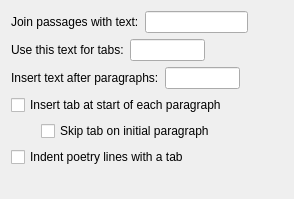
<?xml version="1.0" encoding="UTF-8"?>
<ui version="4.0">
 <class>LaTeXPlanConfigPanel</class>
 <widget class="QWidget" name="LaTeXPlanConfigPanel">
  <property name="geometry">
   <rect>
    <x>0</x>
    <y>0</y>
    <width>294</width>
    <height>199</height>
   </rect>
  </property>
  <property name="windowTitle">
   <string>Form</string>
  </property>
  <layout class="QVBoxLayout" name="verticalLayout">
   <item>
    <layout class="QHBoxLayout" name="horizontalLayout">
     <item>
      <widget class="QLabel" name="joinPassageTextLabel">
       <property name="text">
        <string>Join passages with text:</string>
       </property>
      </widget>
     </item>
     <item>
      <widget class="QLineEdit" name="joinPassageLineEdit"/>
     </item>
     <item>
      <spacer name="horizontalSpacer">
       <property name="orientation">
        <enum>Qt::Horizontal</enum>
       </property>
       <property name="sizeHint" stdset="0">
        <size>
         <width>40</width>
         <height>20</height>
        </size>
       </property>
      </spacer>
     </item>
    </layout>
   </item>
   <item>
    <layout class="QHBoxLayout" name="horizontalLayout_2">
     <item>
      <widget class="QLabel" name="tabTextLabel">
       <property name="text">
        <string>Use this text for tabs:</string>
       </property>
      </widget>
     </item>
     <item>
      <widget class="QLineEdit" name="tabTextLineEdit">
       <property name="maximumSize">
        <size>
         <width>75</width>
         <height>16777215</height>
        </size>
       </property>
      </widget>
     </item>
     <item>
      <spacer name="horizontalSpacer_2">
       <property name="orientation">
        <enum>Qt::Horizontal</enum>
       </property>
       <property name="sizeHint" stdset="0">
        <size>
         <width>40</width>
         <height>20</height>
        </size>
       </property>
      </spacer>
     </item>
    </layout>
   </item>
   <item>
    <layout class="QHBoxLayout" name="horizontalLayout_3">
     <item>
      <widget class="QLabel" name="afterParaLabel">
       <property name="text">
        <string>Insert text after paragraphs:</string>
       </property>
      </widget>
     </item>
     <item>
      <widget class="QLineEdit" name="afterParaLineEdit">
       <property name="maximumSize">
        <size>
         <width>75</width>
         <height>16777215</height>
        </size>
       </property>
      </widget>
     </item>
     <item>
      <spacer name="horizontalSpacer_3">
       <property name="orientation">
        <enum>Qt::Horizontal</enum>
       </property>
       <property name="sizeHint" stdset="0">
        <size>
         <width>40</width>
         <height>20</height>
        </size>
       </property>
      </spacer>
     </item>
    </layout>
   </item>
   <item>
    <widget class="QCheckBox" name="insertParaTabCheckBox">
     <property name="text">
      <string>Insert tab at start of each paragraph</string>
     </property>
    </widget>
   </item>
   <item>
    <layout class="QHBoxLayout" name="horizontalLayout_4">
     <property name="leftMargin">
      <number>30</number>
     </property>
     <item>
      <widget class="QCheckBox" name="skipInitialParaCheckBox">
       <property name="text">
        <string>Skip tab on initial paragraph</string>
       </property>
      </widget>
     </item>
    </layout>
   </item>
   <item>
    <widget class="QCheckBox" name="usePoetryTabsCheckBox">
     <property name="text">
      <string>Indent poetry lines with a tab</string>
     </property>
    </widget>
   </item>
   <item>
    <spacer name="verticalSpacer">
     <property name="orientation">
      <enum>Qt::Vertical</enum>
     </property>
     <property name="sizeHint" stdset="0">
      <size>
       <width>20</width>
       <height>40</height>
      </size>
     </property>
    </spacer>
   </item>
  </layout>
 </widget>
 <resources/>
 <connections/>
</ui>
